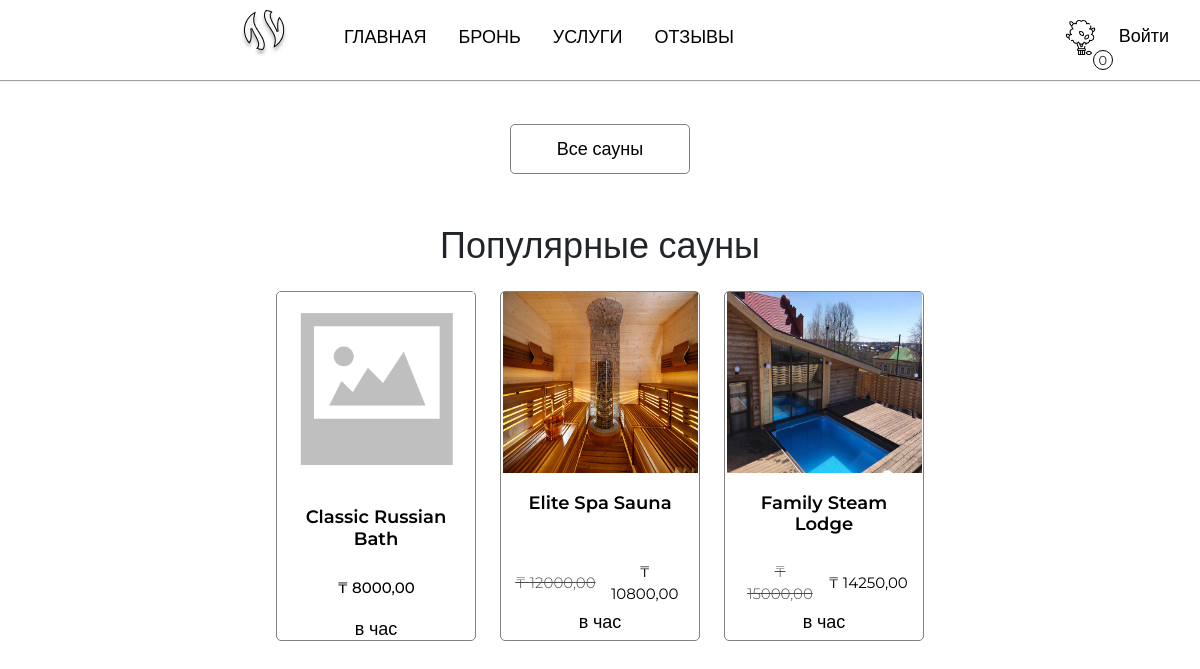
The page / on the database its author committed.
### users/models.py (models this page shows, shortened)
class Saunas(models.Model):
    category = models.ForeignKey(Category,
                                 related_name="products",
                                 on_delete=models.CASCADE)
    name = models.CharField(max_length=50)
    slug = models.SlugField(max_length=50)
    image = models.ImageField(upload_to='saunas/%Y/%m/%d',
                              blank=True)
    description = models.TextField(blank=True)
    price_per_hour = models.DecimalField(max_digits=10,
                                         decimal_places=2)
    available = models.BooleanField(default=True)
    created = models.DateTimeField(auto_now_add=True)
    updated = models.DateTimeField(auto_now=True)
    discount = models.DecimalField(default=0.00,
                                   max_digits=4,
                                   decimal_places=2)
    class Meta:
        ordering = ["name"]
        indexes = [
            models.Index(fields=["id","slug"]),
            models.Index(fields=["name"]),
            models.Index(fields=["-created"]),
        ]
        verbose_name = "Сауна"
        verbose_name_plural = "Сауны"
    def get_absolute_url(self):
        return reverse('users:sauna_detail',
                        args=[self.slug])
    def sell_price(self):
        if self.discount:
            return round(self.price_per_hour - self.price_per_hour * self.discount / 100,2)

### users/views.py (the view)
# urls.py: path('', views.popular_list, name="popular_list"),
def popular_list(request):
    saunas = Saunas.objects.filter(available=True)[:3]
    return  render(request,
                   "users/index/index.html",
                   {'saunas':saunas})

### booking/booking.py (called while the page is built)
    def __len__(self):
        return sum(item['quantity'] for item in self.booking.values())

### booking/context_processors.py (called while the page is built)
def booking(request):
  return {'booking': Booking(request)}

### users/templates/users/index/index.html (shortened to what this page needs)
{% extends 'users/base.html' %}
{% load static %}
{% block content %}
    <section class="home d-flex flex-column">
        <div class="home-title d-flex flex-column align-items-center">
            <a href="#" class="home-btn mt-4">Все сауны</a>
        </div>
        <div class="home-recomendation">
            <div class="rec-title mb-4">
                <h3><span>Популярные сауны</span></h3>
            </div>
        </div>
        <div class="home-cards d-flex gap-4">
            {% for sauna in saunas %}
                <a href="{{ sauna.get_absolute_url }}" class="home-card d-flex flex-column align-items-center text-center">
                    <img src="{% if sauna.image %}{{sauna.image.url}}{%else%}{% static 'img/noimage.png' %}{% endif %}" class="card-img" alt="">
                    <h5 class="title-card">{{sauna.name}}</h5>
                    {% if sauna.discount %}
                        <div class="card-discount d-flex gap-2">
                            <p class="line">₸ {{ sauna.price_per_hour }}</p>
                            <p class="price">₸ {{ sauna.sell_price }}</p>
                        </div>
                    {% else %}
                        <p class="price">₸ {{ sauna.price_per_hour }}</p>
                    {% endif %}
                    <p class="fs-7 mb-1">в час</p>
                </a>
            {% endfor %}
        </div>
    </section>
{% endblock content %}

### users/static/css/base.css (style rules this page uses)
:root { --box-shadow: 0px 1px 1px rgba(0,0,0,0.363); }
body { font-family: "Montserrat", sans-serif; font-size: 18px; padding: 0; margin: 0; overflow-x: hidden; }
a { text-decoration: none; color: black; }
h3 { font-size: 36px; }
h5 { font-size: 18px; font-weight: 600; margin: 0; }
.home { align-items:center; }
.home-title { margin-top: 20px; margin-bottom: 50px; }
.home-card { width:200px; height:350px; border: 1px solid grey; border-radius: 5px; transition: all 0.5s ease; background-color: white; }
.title-card { max-width: 185px; margin-top: 20px; min-height: 70px; }
.card-img { width:195px; height: 195px; }
.home-btn { display:flex; align-items: center; justify-content: center; width: 180px; height: 50px; border: 1px solid grey; border-radius: 5px; transition: all 0.4s ease; z-index: 2; }
.price { font-size: 15px; font-weight: 500; }
.card-discount { display: flex; flex-direction: row; justify-content: center; align-items: center; min-height: 40px; margin-bottom: 5px; font-weight: 600; }
.card-discount .price, .card-discount .line { text-align: center; margin: 0; width: 100%; }
.card-discount .price { display: flex; flex-direction: column; font-weight: 400; }
.line { opacity: 0.7; text-decoration: line-through; font-weight: 300; font-size: 15px; }

### rows shown on the page
Saunas: name "Classic Russian Bath", price_per_hour "8000,00"
Saunas: image (picture), name "Elite Spa Sauna", price_per_hour "12000,00", sell_price "10800,00"
Saunas: image (picture), name "Family Steam Lodge", price_per_hour "15000,00", sell_price "14250,00"
